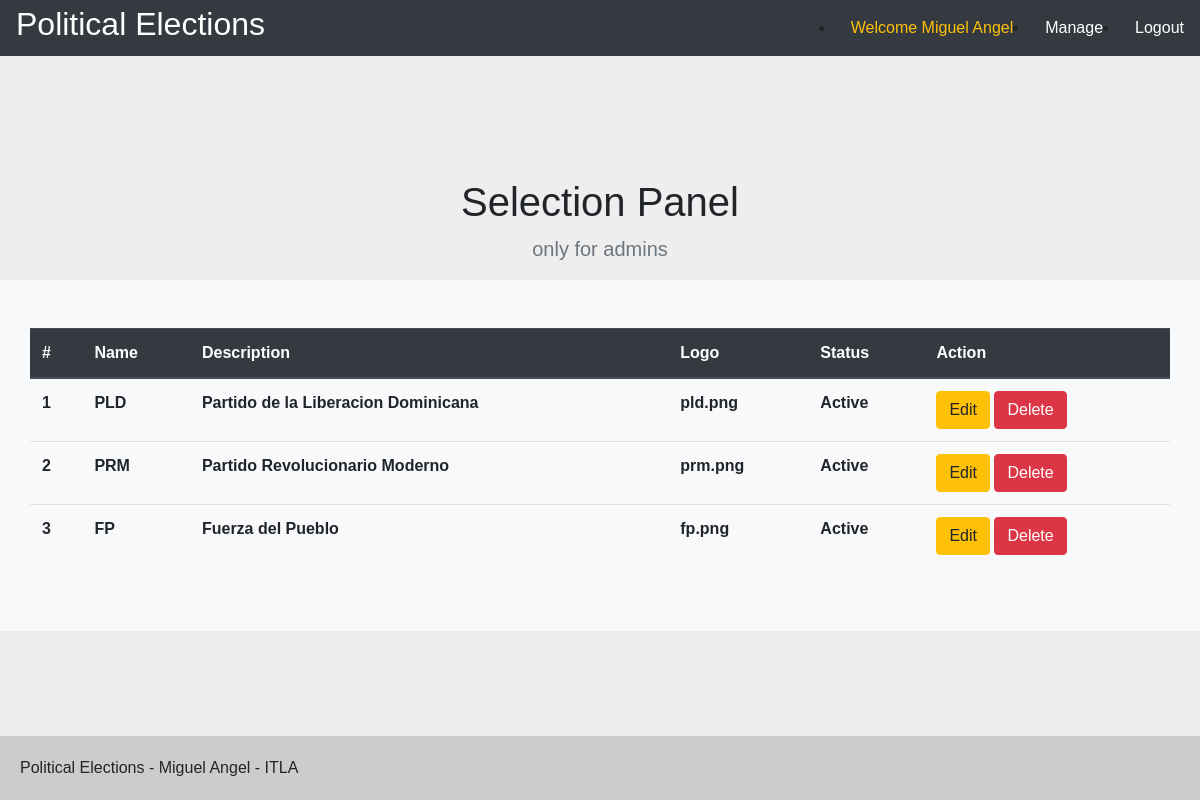
The page /politicalParties (signed in) on the database its author committed.
### tables this page shows
CREATE TABLE `politicalParty` (
  `id` INT NOT NULL AUTO_INCREMENT,
  `name` VARCHAR(200),
  `description` VARCHAR(200),
  `logo` VARCHAR(200),
  `status` Boolean,
  PRIMARY KEY (`id`)
);

### libs/view.php (called while the page is built, shortened)
<?php
class View{
    function render($name){
        require 'views/' . $name . '.php';
    }
}
?>

### index.php (called while the page is built, shortened)
<?php
require_once 'libs/database.php';
require_once 'libs/repository.php';
require_once 'libs/view.php';
$app = new App();
?>

### libs/repository.php (called while the page is built, shortened)
<?php
class Repository implements IRepository
{
    public $db;
    public $table;
    function __construct($table)
    {
        $this->db = new Database();
        $this->table = $table;
    }
    function GetList()
    {
        $list = array();
        $stmt = $this->db->conn->prepare("SELECT * FROM " . $this->table);
        $stmt->execute();
        $rs = $stmt->get_result();
        if ($rs->num_rows === 0) {
            return $list;
        } else {
            while ($row = $rs->fetch_assoc()) {
                $entity = new $this->table;
                $entity->set($row);
                array_push($list, $entity);
            }
        }
        return $list;
    }
}

### libs/database.php (called while the page is built, shortened)
<?php
class Database
{
    function __construct()
    {
        $this->host = constant('HOST');
        $this->db = constant('DB');
        $this->user = constant('USER');
        $this->password = constant('PASSWORD');
        $this->conn = new mysqli($this->host,$this->user,$this->password,$this->db);
    }
}

### views/manage/politicalParties.php (the view, shortened to what this page needs)
<!DOCTYPE html>
<html lang="en">
<head>
    <link rel="stylesheet" href="<?php echo constant('URL'); ?>public/css/bootstrap.min.css" type="text/css">
    <link rel="stylesheet" href="<?php echo constant('URL'); ?>public/css/default.css" type="text/css">
</head>
<body>
    <?php require 'views/layouts/header.php' ?>
    <main role="main">
        <section class="text-center my-3">
            <div class="container">
                <h1 class="jumbotron-heading">Selection Panel</h1>
                <p class="lead text-muted">only for admins</p>
            </div>
        </section>
        <div class="album py-5 bg-light">
            <div class="container">
                <div class="row">
                 <table class="table">
                    <thead class="thead-dark">
                        <tr>
                            <th scope="col">#</th>
                            <th scope="col">Name</th>
                            <th scope="col">Description</th>
                            <th scope="col">Logo</th>
                            <th scope="col">Status</th>
                            <th scope="col">Action</th>
                        </tr>
                    </thead>
                    <tbody>
                        <?php foreach ($this->list as $entity) : ?>
                            <tr>
                                <th scope="row"><?php echo $entity->id; ?></th>
                                <th><?php echo $entity->name; ?></th>
                                <th><?php echo $entity->description ?></th>
                                <th><?php echo $entity->logo ?></th>
                                <?php if ($entity->status) : ?>
                                    <th>Active</th>
                                <?php else : ?>
                                    <th>Inactive</th>
                                <?php endif; ?>
                                <th>
                                    <a href="Estudiantes/edit.php?id=<?php echo $entity->id; ?>" class="btn btn-warning">Edit</a>
                                    <a href="Estudiantes/delete.php?id=<?php echo $entity->id; ?>" class="btn btn-danger">Delete</a>
                                </th>
                            </tr>
                        <?php endforeach; ?>
                    </tbody>
                </table>
                </div>
            </div>
        </div>
    </main>
    <?php require 'views/layouts/footer.php' ?>
</body>
</html>

### public/css/default.css (style rules this page uses)
* { padding: 0; margin: 0; }
body { font-family: Arial, Helvetica, sans-serif; background-color: #eee; display: flex; flex-direction: column; justify-content: space-between; min-height: 100vh; }

### rows shown on the page
politicalparty: id "1", name "PLD", description "Partido de la Liberacion Dominicana", logo "pld.png", status "Active"
politicalparty: id "2", name "PRM", description "Partido Revolucionario Moderno", logo "prm.png", status "Active"
politicalparty: id "3", name "FP", description "Fuerza del Pueblo", logo "fp.png", status "Active"

### other values the page prints
$auth->retrieve()->firstname "Miguel Angel"
